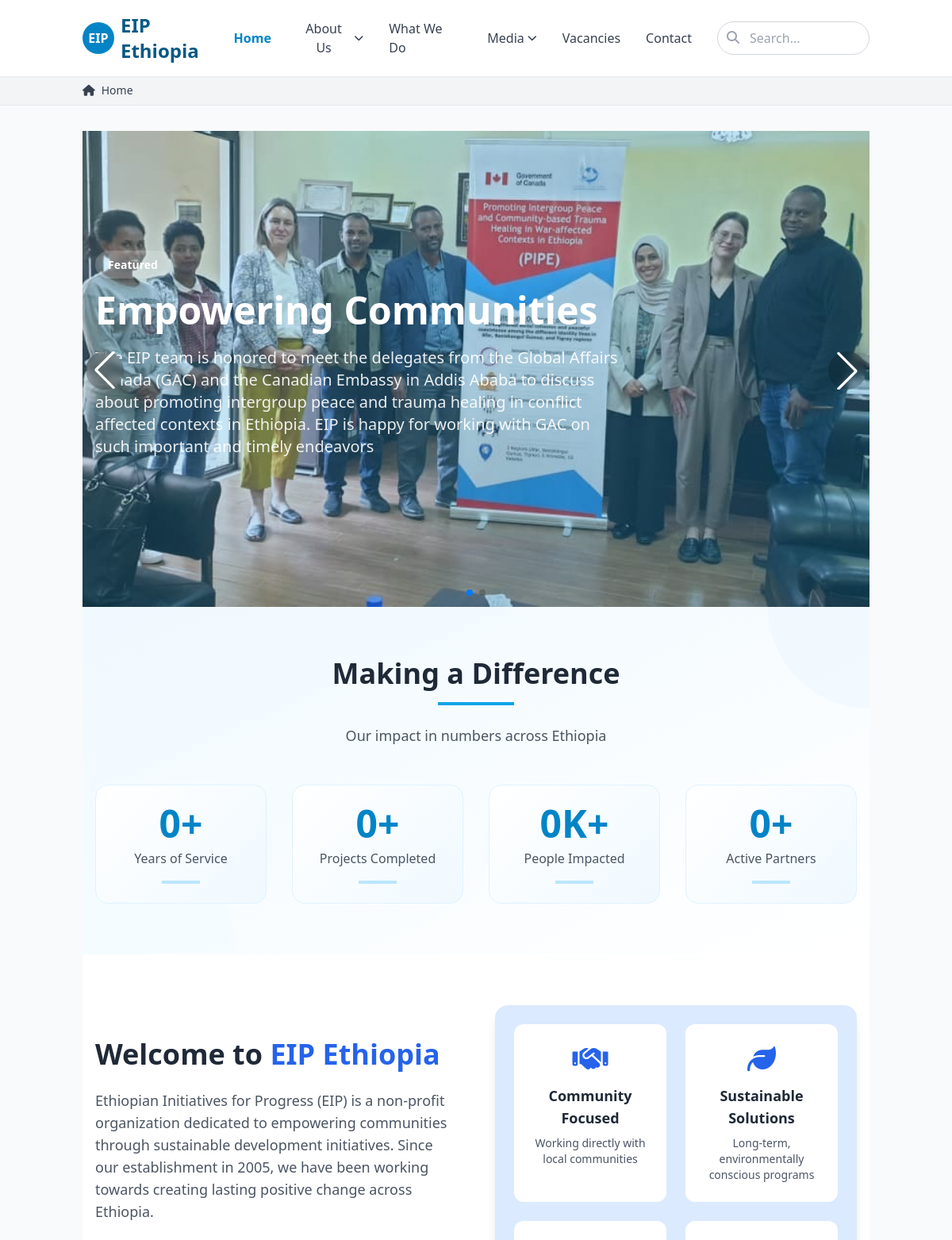
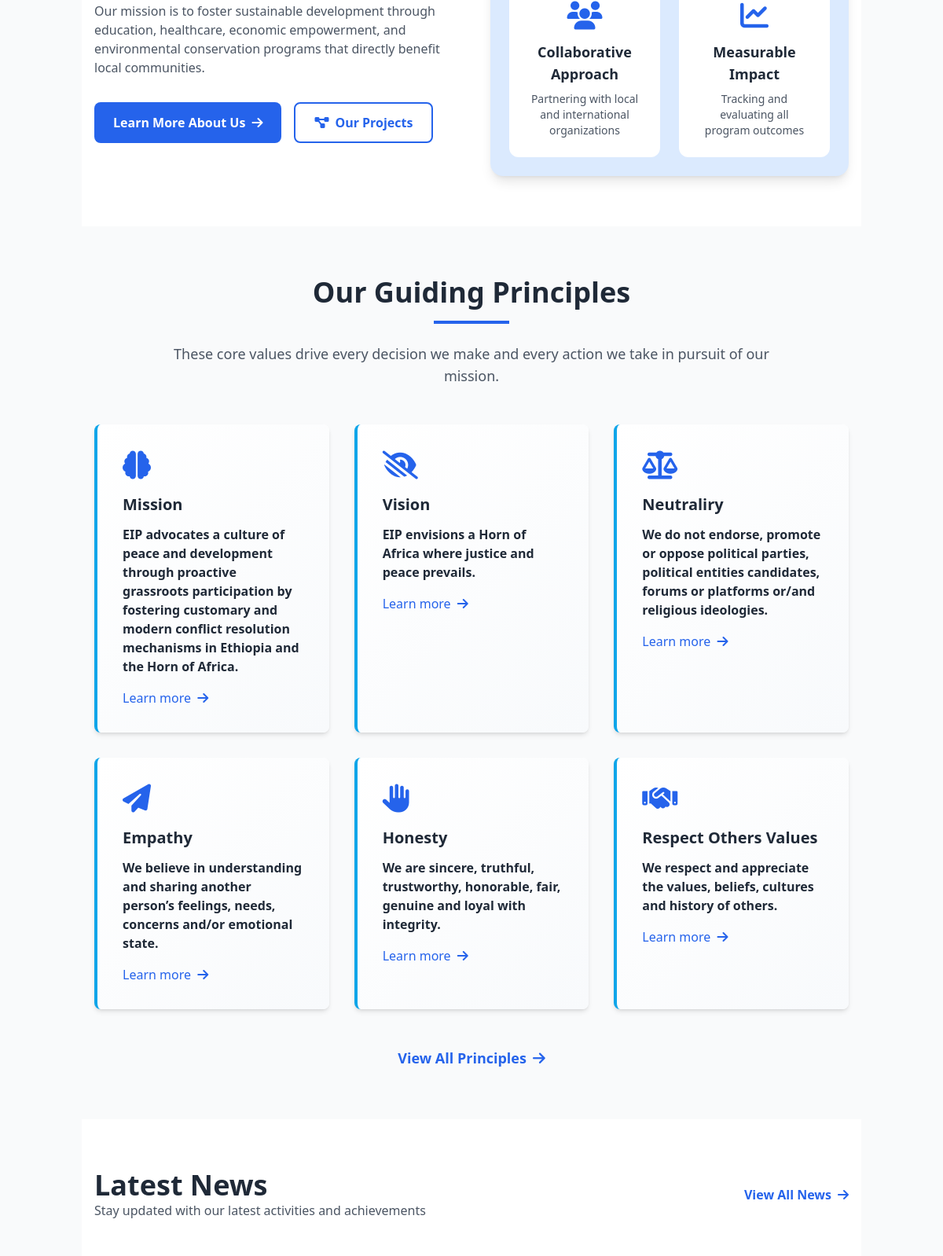
The page / (upper part) on the database its author committed (2 pictures, top to bottom).
### core/models.py (models this page shows)
class SliderImage(models.Model):
    title = models.CharField(max_length=200)
    image = ResizedImageField(size=[1920, 1080], quality=90, upload_to='slider/')
    description = models.TextField(blank=True)
    is_active = models.BooleanField(default=True)
    order = models.IntegerField(default=0)
    link = models.URLField(blank=True)
    class Meta:
        ordering = ['order']

class GuidingPrinciple(models.Model):
    title = models.CharField(max_length=200)
    icon = models.CharField(max_length=100, help_text="FontAwesome icon class")
    description = RichTextField()
    order = models.IntegerField(default=0)
    class Meta:
        ordering = ['order']

### core/views.py (the view)
# urls.py: path('', views.HomeView.as_view(), name='home'),
class HomeView(TemplateView):
    template_name = 'core/home.html'
    def get_context_data(self, **kwargs):
        context = super().get_context_data(**kwargs)
        cache_key = 'home_page_data'
        data = cache.get(cache_key)
        if not data:
            data = {
                'slider_images': SliderImage.objects.filter(is_active=True).order_by('order'),
                'recent_news': Post.objects.filter(
                    post_type='news',
                    status='published',
                ).order_by('-published_date')[:4],
                'guiding_principles': GuidingPrinciple.objects.all()[:6],
                'partners': Partner.objects.filter(is_active=True),
                'featured_publications': Publication.objects.filter(
                    is_featured=True
                )[:4],
            }
            cache.set(cache_key, data, 60 * 15)  # Cache for 15 minutes
        context.update(data)
        return context

### core/context_processors.py (called while the page is built)
def site_metadata(request):
    return {
        'site_title': 'EIP Ethiopia',
        'site_description': 'Empowering Ethiopian communities through sustainable development initiatives',
        'site_keywords': 'EIP Ethiopia, non-profit, development, Ethiopia, charity, community development, sustainable development',
        'site_author': 'EIP Ethiopia',
        'site_image': 'images/og-image.jpg',
    }

### core/templates/core/home.html (shortened to what this page needs)
{% extends 'base.html' %}
{% load static %}
{% block extra_css %}
<link rel="stylesheet" href="{% static 'css/home.css' %}">
{% endblock %}
{% block content %}
<div class="hero-slider relative overflow-hidden">
  <div class="absolute inset-0 floating-element">
  </div>
  <div class="swiper-container h-full">
    <div class="swiper-wrapper">
      {% for slide in slider_images %}
      <div class="swiper-slide">
        <div
          class="hero-slide h-full"
          style="background-image: url('{% if slide.image %}{{ slide.image.url }}{% else %}{% static 'images/default-slide.jpg' %}{% endif %}')"
        >
          <div class="slide-overlay h-full flex items-center">
            <div class="container mx-auto px-4 text-white">
              <div class="max-w-2xl animate-fadeInUp">
                <div class="inline-block mb-4">
                  <span class="bg-white/20 backdrop-blur-sm px-4 py-2 rounded-full text-sm font-semibold">
                    Featured
                  </span>
                </div>
                <h1 class="text-5xl font-bold mb-4 leading-tight">{{ slide.title }}</h1>
                <p class="text-xl mb-8 opacity-90">{{ slide.description }}</p>
              </div>
            </div>
          </div>
        </div>
      </div>
      {% endfor %}
    </div>
    <div
      class="swiper-button-next text-white bg-black/20 hover:bg-black/40 backdrop-blur-sm rounded-full w-12 h-12 transform hover:scale-110 transition-all duration-200"
    ></div>
    <div
      class="swiper-button-prev text-white bg-black/20 hover:bg-black/40 backdrop-blur-sm rounded-full w-12 h-12 transform hover:scale-110 transition-all duration-200"
    ></div>
    <div class="swiper-pagination"></div>
  </div>
</div>
<section class="py-16 bg-gradient-to-br from-sky-50 to-white relative overflow-hidden">
  <div class="absolute inset-0">
    <div class="absolute top-0 right-0 w-64 h-64 bg-sky-100 rounded-full -translate-y-32 translate-x-32 opacity-30"></div>
    <div class="absolute bottom-0 left-0 w-96 h-96 bg-sky-50 rounded-full translate-y-48 -translate-x-48 opacity-40"></div>
  </div>
  <div class="container mx-auto px-4 relative z-10">
    <div class="text-center mb-12 animate-fadeInUp">
      <h2 class="text-3xl md:text-4xl font-bold text-gray-800 mb-4">
        Making a Difference
      </h2>
      <div class="w-24 h-1 bg-sky-500 mx-auto mb-6"></div>
      <p class="text-gray-600 max-w-3xl mx-auto text-lg">
        Our impact in numbers across Ethiopia
      </p>
    </div>
    <div class="grid grid-cols-2 md:grid-cols-4 gap-6 md:gap-8">
      <div class="stat-card p-6 text-center pop-up animate-delay-100">
        <div class="text-4xl md:text-5xl font-bold mb-2 text-sky-600">
          <span class="counter" data-target="15">0</span>+
        </div>
        <p class="text-gray-600 font-medium">Years of Service</p>
        <div class="mt-4 w-12 h-1 bg-sky-200 mx-auto"></div>
      </div>
      <div class="stat-card p-6 text-center pop-up animate-delay-200">
        <div class="text-4xl md:text-5xl font-bold mb-2 text-sky-600">
          <span class="counter" data-target="50">0</span>+
        </div>
        <p class="text-gray-600 font-medium">Projects Completed</p>
        <div class="mt-4 w-12 h-1 bg-sky-200 mx-auto"></div>
      </div>
      <div class="stat-card p-6 text-center pop-up animate-delay-300">
        <div class="text-4xl md:text-5xl font-bold mb-2 text-sky-600">
          <span class="counter" data-target="100">0</span>K+
        </div>
        <p class="text-gray-600 font-medium">People Impacted</p>
        <div class="mt-4 w-12 h-1 bg-sky-200 mx-auto"></div>
      </div>
      <div class="stat-card p-6 text-center pop-up animate-delay-500">
        <div class="text-4xl md:text-5xl font-bold mb-2 text-sky-600">
          <span class="counter" data-target="25">0</span>+
        </div>
        <p class="text-gray-600 font-medium">Active Partners</p>
        <div class="mt-4 w-12 h-1 bg-sky-200 mx-auto"></div>
      </div>
    </div>
  </div>
</section>
{% include 'core/partials/quick_about.html' %}
{% include 'core/partials/guiding_principles.html' %}
{% include 'core/partials/recent_news.html' %}
{% endblock %}

### core/templates/core/partials/guiding_principles.html
<section class="py-16 bg-gray-50">
  <div class="container mx-auto px-4">
    <div class="text-center mb-12">
      <h2 class="text-3xl md:text-4xl font-bold text-gray-800 mb-4">
        Our Guiding Principles
      </h2>
      <div class="w-24 h-1 bg-blue-600 mx-auto mb-6"></div>
      <p class="text-gray-600 max-w-3xl mx-auto text-lg">
        These core values drive every decision we make and every action we take
        in pursuit of our mission.
      </p>
    </div>
    <div class="grid md:grid-cols-3 gap-8">
      {% for principle in guiding_principles %}
      <div
        class="principle-card bg-white p-8 rounded-lg shadow-md hover-lift animate-on-scroll"
      >
        <div class="text-blue-600 text-4xl mb-4">
          <i class="{{ principle.icon }}"></i>
        </div>
        <h3 class="text-xl font-semibold mb-3">{{ principle.title }}</h3>
        <p class="text-gray-600">
          {{ principle.description|safe|truncatewords:30 }}
        </p>
        <a
          href="{% url 'about_guiding_principles' %}"
          class="inline-block mt-4 text-blue-600 hover:text-blue-800 font-medium"
        >
          Learn more <i class="ml-1 fas fa-arrow-right"></i>
        </a>
      </div>
      {% empty %}
      <div class="col-span-3 text-center py-8">
        <i class="fas fa-info-circle text-4xl text-gray-400 mb-4"></i>
        <p class="text-gray-600">Guiding principles will be added soon.</p>
      </div>
      {% endfor %}
    </div>
    <div class="text-center mt-12">
      <a
        href="{% url 'about_guiding_principles' %}"
        class="inline-flex items-center text-blue-600 hover:text-blue-800 font-semibold text-lg"
      >
        View All Principles
        <i class="fas fa-arrow-right ml-2"></i>
      </a>
    </div>
  </div>
</section>

### static/css/theme.css (style rules this page uses)
:root { --color-primary: #0ea5e9; --color-primary-dark: #0284c7; --color-primary-darker: #0369a1; --color-primary-light: #38bdf8; --color-primary-lighter: #7dd3fc; --color-primary-lightest: #e0f2fe; --color-accent: #f97316; --color-accent-dark: #ea580c; --color-accent-light: #fb923c; --color-background: #f8fafc; --color-surface: #ffffff; --color-surface-secondary: #f1f5f9; --color-border: #e2e8f0; --color-border-light: #f1f5f9; --color-text: #1e293b; --color-text-secondary: #475569; --color-text-light: #64748b; --color-text-lighter: #94a3b8; --color-success: #10b981; --color-warning: #f59e0b; --color-error: #ef4444; --color-info: #3b82f6; }

### static/css/components.css (style rules this page uses)
.animate-fadeInUp { opacity: 0; animation: fadeInUp 0.6s ease-out forwards; }
.animate-delay-100 { animation-delay: 100ms; }
.animate-delay-200 { animation-delay: 200ms; }
.animate-delay-300 { animation-delay: 300ms; }
.animate-delay-500 { animation-delay: 500ms; }
.hover-lift { transition: transform 0.3s ease, box-shadow 0.3s ease; }
.stat-card { background: linear-gradient(135deg, #ffffff 0%, #f0f9ff 100%); border: 1px solid #e0f2fe; border-radius: 1rem; transition: all 0.3s ease; }
.principle-card { transition: all 0.4s cubic-bezier(0.4, 0, 0.2, 1); border-left: 4px solid var(--color-primary); background: linear-gradient(135deg, #ffffff 0%, #f8fafc 100%); }

### static/css/home.css (style rules this page uses)
.hero-slider { height: 70vh; min-height: 600px; position: relative; }
.hero-slide { background-size: cover; background-position: center; background-repeat: no-repeat; width: 100%; height: 100%; }
.slide-overlay { background: linear-gradient( 135deg, rgba(14, 165, 233, 0.2) 0%, rgba(2, 132, 199, 0.3) 100% ); width: 100%; height: 100%; display: flex; align-items: center; }
.floating-element { animation: float 6s ease-in-out infinite; }
.counter { display: inline-block; font-variant-numeric: tabular-nums; }

### rows shown on the page
SliderImage: image (picture), title "Empowering Communities", description "The EIP team is honored to meet the delegates from the Global Affairs Canada (GAC) and the Canadian Embassy in Addis Ababa to discuss about promoting intergroup peace and trauma healing in conflict affected contexts in Ethiopia. EIP is happy for working with GAC on such important and timely endeavors"
GuidingPrinciple: title "Mission", description "EIP advocates a culture of peace and development through proactive grassroots participation by fostering customary and modern conflict resolution mechanisms in Ethiopia and the Horn of Africa."
GuidingPrinciple: title "Vision", description "EIP envisions a Horn of Africa where justice and peace prevails."
GuidingPrinciple: title "Neutraliry", description "We do not endorse, promote or oppose political parties, political entities candidates, forums or platforms or/and religious ideologies."
GuidingPrinciple: title "Empathy", description "We believe in understanding and sharing another person’s feelings, needs, concerns and/or emotional state."
GuidingPrinciple: title "Honesty", description "We are sincere, truthful, trustworthy, honorable, fair, genuine and loyal with integrity."
GuidingPrinciple: title "Respect Others Values", description "We respect and appreciate the values, beliefs, cultures and history of others."
